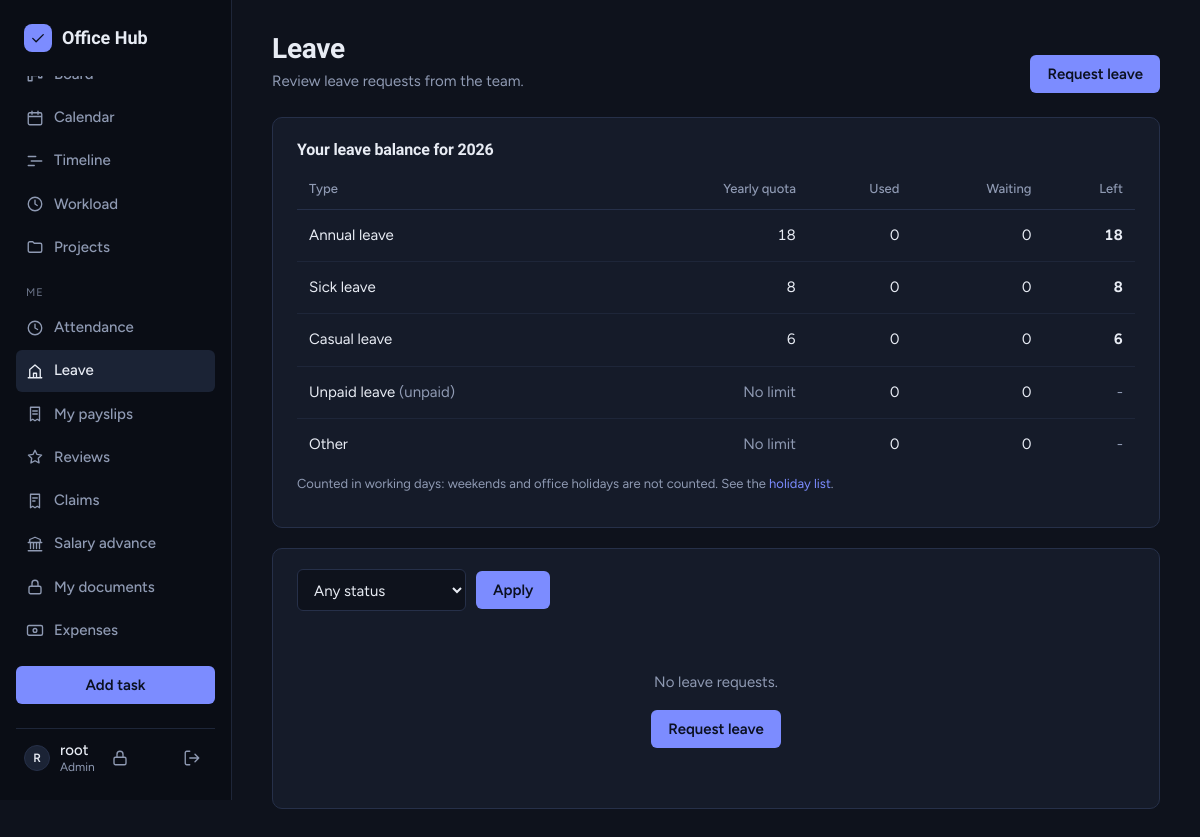
The app's page /leave/ (signed in) with its own data.
### core/models.py (models this page shows, shortened)
class LeavePolicy(models.Model):
    kind = models.CharField(max_length=10, choices=LeaveRequest.KIND_CHOICES, unique=True)
    days_per_year = models.PositiveSmallIntegerField(default=0, validators=[MaxValueValidator(366)])
    is_paid = models.BooleanField(default=True)
    class Meta:
        ordering = ['kind']

### core/views_office.py (the view)
# urls.py: path('leave/', views_office.leave_list, name='leave_list'),
@login_required
def leave_list(request):
    manager = is_manager(request.user)
    scope = LeaveRequest.objects.select_related('user', 'reviewed_by')
    if not manager:
        scope = scope.filter(user=request.user)
    status = request.GET.get('status')
    if status in dict(LeaveRequest.STATUS_CHOICES):
        scope = scope.filter(status=status)
    else:
        status = ''
    page_obj = Paginator(scope, LEAVE_PAGE_SIZE).get_page(request.GET.get('page'))
    page_leaves = list(page_obj.object_list)
    if page_leaves:
        holidays = holiday_set(min(l.start_date for l in page_leaves), max(l.end_date for l in page_leaves))
    for leave in page_leaves:
        leave.work_days = working_days(leave.start_date, leave.end_date, holidays)
        leave.can_cancel = leave.user_id == request.user.id and leave.status == 'pending'
        leave.can_review = manager and (leave.user_id != request.user.id or request.user.is_superuser)
    today = timezone.localdate()
    balance = leave_balance(request.user, today.year)
    away = (
        LeaveRequest.objects.filter(
            status='approved', end_date__gte=today,
            start_date__lte=today + datetime.timedelta(days=AWAY_WINDOW_DAYS),
        ).select_related('user').order_by('start_date', 'id')[:30]
    )
    query = request.GET.copy()
    query.pop('page', None)
    return render(request, 'core/leave.html', {
        'leaves': page_leaves,
        'balance': balance,
        'year': today.year,
        'page_obj': page_obj,
        'querystring': query.urlencode(),
        'manager': manager,
        'away': away,
        'away_days': AWAY_WINDOW_DAYS,
        'status_choices': LeaveRequest.STATUS_CHOICES,
        'current_status': status,
        'next_url': request.get_full_path(),
        'today': today,
    })

### core/context_processors.py (called while the page is built)
def app_context(request):
    user = getattr(request, 'user', None)
    if user is None or not user.is_authenticated:
        return {}
    return {
        'unread_notifications_count': Notification.objects.filter(user=user, is_read=False).count(),
        'user_role': role_of(user),
        'user_is_manager': is_manager(user),
        'user_is_hr': is_hr(user),
        'currency': settings.CURRENCY_SYMBOL,
    }

### core/hr.py (called while the page is built)
def policies():
    result = dict(DEFAULT_POLICY)
    for row in LeavePolicy.objects.all():
        result[row.kind] = (row.days_per_year, row.is_paid)
    return result

def holiday_set(start, end):
    return set(Holiday.objects.filter(date__range=(start, end)).values_list('date', flat=True))

def year_bounds(year):
    return datetime.date(year, 1, 1), datetime.date(year, 12, 31)

### core/permissions.py (called while the page is built)
def role_of(user):
    if not getattr(user, 'is_authenticated', False):
        return None
    if user.is_superuser:
        return 'admin'
    profile = getattr(user, 'profile', None)
    return profile.role if profile else 'member'

def is_manager(user):
    return role_of(user) in ('admin', 'manager')

def is_hr(user):
    return role_of(user) in ('admin', 'hr')

### core/templates/core/leave.html (shortened to what this page needs)
{% extends 'core/base.html' %}
{% block content %}
<div class="page-head">
    <div>
        <h1>Leave</h1>
        <p class="page-sub">{% if manager %}Review leave requests from the team.{% else %}Your leave requests. A manager approves or rejects each one.{% endif %}</p>
    </div>
    <div class="head-actions">
        <a href="{% url 'leave_add' %}" class="btn btn-primary">Request leave</a>
    </div>
</div>
<section class="card" aria-labelledby="balance-title">
    <h2 class="card-title" id="balance-title">Your leave balance for {{ year }}</h2>
    <div class="table-wrap">
        <table class="data">
            <thead><tr><th scope="col">Type</th><th scope="col" class="num">Yearly quota</th><th scope="col" class="num">Used</th><th scope="col" class="num">Waiting</th><th scope="col" class="num">Left</th></tr></thead>
            <tbody>
                {% for b in balance %}
                <tr>
                    <td>{{ b.label }}{% if not b.paid %} <span class="muted">(unpaid)</span>{% endif %}</td>
                    <td class="num">{% if b.quota %}{{ b.quota }}{% else %}<span class="muted">No limit</span>{% endif %}</td>
                    <td class="num">{{ b.used }}</td>
                    <td class="num">{{ b.pending }}</td>
                    <td class="num">{% if b.quota %}<strong class="{% if b.remaining <= 0 %}overdue{% endif %}">{{ b.remaining }}</strong>{% else %}<span class="muted">-</span>{% endif %}</td>
                </tr>
                {% endfor %}
            </tbody>
        </table>
    </div>
    <p class="help">Counted in working days: weekends and office holidays are not counted. See the <a href="{% url 'holiday_list' %}">holiday list</a>.</p>
</section>
<section class="card">
    <form method="GET" class="filter-bar" role="search">
        <select name="status" class="form-control" aria-label="Status">
            <option value="">Any status</option>
        </select>
        <button type="submit" class="btn btn-primary">Apply</button>
    </form>
    {% if leaves %}
    <div class="table-wrap">
        <table class="data">
            <thead>
                <tr>
                    <th scope="col">Person</th>
                    <th scope="col">Type</th>
                    <th scope="col">Dates</th>
                    <th scope="col" class="num">Working days</th>
                    <th scope="col">Status</th>
                    <th scope="col"><span class="sr-only">Actions</span></th>
                </tr>
            </thead>
            <tbody>
                {% for leave in leaves %}
                <tr>
                    <td>{{ leave.user.username }}</td>
                    <td>
                        {{ leave.get_kind_display }}
                        {% if leave.reason %}<div class="task-meta"><span class="muted">{{ leave.reason }}</span></div>{% endif %}
                        {% if leave.review_note %}<div class="task-meta"><span class="overdue">{{ leave.review_note }}</span></div>{% endif %}
                    </td>
                    <td class="nowrap">{{ leave.start_date|date:"d M Y" }}{% if leave.end_date != leave.start_date %} to {{ leave.end_date|date:"d M Y" }}{% endif %}</td>
                    <td class="num">{{ leave.work_days }}</td>
                    <td><span class="pill"><span class="dot {% if leave.status == 'approved' %}c-completed{% elif leave.status == 'pending' %}c-pending{% else %}p-high{% endif %}"></span>{{ leave.get_status_display }}</span></td>
                    <td class="row-actions">
                        {% if leave.can_review %}
                            {% if leave.status != 'approved' %}
                            <form method="POST" action="{% url 'leave_approve' leave.pk %}" class="inline">{% csrf_token %}<input type="hidden" name="next" value="{{ next_url }}"><button type="submit" class="btn btn-ghost btn-sm">Approve</button></form>
                            {% endif %}
                            {% if leave.status != 'rejected' %}
                            <form method="POST" action="{% url 'leave_reject' leave.pk %}" class="inline" onsubmit="var n = prompt('Reason for rejecting (optional)'); if (n === null) { return false; } this.note.value = n;">{% csrf_token %}<input type="hidden" name="next" value="{{ next_url }}"><input type="hidden" name="note" value=""><button type="submit" class="btn btn-ghost btn-sm">Reject</button></form>
                            {% endif %}
                        {% endif %}
                        {% if leave.can_cancel %}
                        <form method="POST" action="{% url 'leave_cancel' leave.pk %}" class="inline" onsubmit="return confirm('Cancel this request?');">{% csrf_token %}<button type="submit" class="link-btn">Cancel</button></form>
                        {% endif %}
                    </td>
                </tr>
                {% endfor %}
            </tbody>
        </table>
    </div>
    {% if page_obj.paginator.num_pages > 1 %}
    <nav class="pager" aria-label="Pages">
        {% if page_obj.has_previous %}<a class="btn btn-ghost btn-sm" href="?{% if querystring %}{{ querystring }}&amp;{% endif %}page={{ page_obj.previous_page_number }}">Previous</a>{% endif %}
        <span class="muted">Page {{ page_obj.number }} of {{ page_obj.paginator.num_pages }}</span>
        {% if page_obj.has_next %}<a class="btn btn-ghost btn-sm" href="?{% if querystring %}{{ querystring }}&amp;{% endif %}page={{ page_obj.next_page_number }}">Next</a>{% endif %}
    </nav>
    {% endif %}
    {% else %}
    <div class="empty">
        <p>No leave requests{% if current_status %} with this status{% endif %}.</p>
        <a href="{% url 'leave_add' %}" class="btn btn-primary">Request leave</a>
    </div>
    {% endif %}
</section>
{% endblock %}

### core/templates/core/base.html (shortened to what this page needs)
{% load static %}<!DOCTYPE html>
<html lang="en">
<head>
    <link href="{% static 'core/css/theme.css' %}" rel="stylesheet">
</head>
<body>
{% with url_name=request.resolver_match.url_name %}
<div class="shell">
    <aside class="sidebar">
        <a class="brand" href="{% url 'dashboard' %}">
            <span class="brand-mark" aria-hidden="true">
                <svg class="icon" viewBox="0 0 24 24"><path d="M5 12.5l4.5 4.5L19 7.5"/></svg>
            </span>
            Office Hub
        </a>
        <nav class="nav" aria-label="Main">
            <a href="{% url 'board' %}" {% if url_name in "board" %}aria-current="page"{% endif %}>
                <svg class="icon" viewBox="0 0 24 24" aria-hidden="true"><path d="M3 3h5v18H3zM10 3h5v11h-5zM17 3h4v14h-4z"/></svg>
                Board
            </a>
            <a href="{% url 'task_calendar' %}" {% if url_name in "task_calendar" %}aria-current="page"{% endif %}>
                <svg class="icon" viewBox="0 0 24 24" aria-hidden="true"><path d="M3 7a2 2 0 0 1 2-2h14a2 2 0 0 1 2 2v12a2 2 0 0 1-2 2H5a2 2 0 0 1-2-2zM3 10h18M8 3v4M16 3v4"/></svg>
                Calendar
            </a>
            <a href="{% url 'timeline' %}" {% if url_name in "timeline" %}aria-current="page"{% endif %}>
                <svg class="icon" viewBox="0 0 24 24" aria-hidden="true"><path d="M3 6h10M7 12h14M3 18h8"/></svg>
                Timeline
            </a>
            <a href="{% url 'workload' %}" {% if url_name in "workload" %}aria-current="page"{% endif %}>
                <svg class="icon" viewBox="0 0 24 24" aria-hidden="true"><path d="M12 3a9 9 0 1 0 0 18 9 9 0 0 0 0-18zM12 7v5l3 2"/></svg>
                Workload
            </a>
            <a href="{% url 'project_list' %}" {% if url_name in "project_list project_add project_edit project_delete label_list" %}aria-current="page"{% endif %}>
                <svg class="icon" viewBox="0 0 24 24" aria-hidden="true"><path d="M3 7a2 2 0 0 1 2-2h4l2 2h8a2 2 0 0 1 2 2v8a2 2 0 0 1-2 2H5a2 2 0 0 1-2-2z"/></svg>
                Projects
            </a>
            <div class="nav-section">Me</div>
            <a href="{% url 'attendance_me' %}" {% if url_name in "attendance_me attendance_team attendance_person attendance_edit request_list request_add" %}aria-current="page"{% endif %}>
                <svg class="icon" viewBox="0 0 24 24" aria-hidden="true"><path d="M12 3a9 9 0 1 0 0 18 9 9 0 0 0 0-18zM12 7v5l3.5 2"/></svg>
                Attendance
            </a>
            <a href="{% url 'leave_list' %}" {% if url_name in "leave_list leave_add" %}aria-current="page"{% endif %}>
                <svg class="icon" viewBox="0 0 24 24" aria-hidden="true"><path d="M3 21h18M5 21V10l7-6 7 6v11M10 21v-6h4v6"/></svg>
                Leave
            </a>
            <a href="{% url 'my_payslips' %}" {% if url_name in "my_payslips payslip_detail" %}aria-current="page"{% endif %}>
                <svg class="icon" viewBox="0 0 24 24" aria-hidden="true"><path d="M6 3h12v18l-3-2-3 2-3-2-3 2zM9 8h6M9 12h6"/></svg>
                My payslips
            </a>
            <a href="{% url 'review_home' %}" {% if url_name in "review_home review_detail cycle_add cycle_detail" %}aria-current="page"{% endif %}>
                <svg class="icon" viewBox="0 0 24 24" aria-hidden="true"><path d="M12 3l2.7 5.6 6.1.9-4.4 4.3 1 6.1L12 17l-5.4 2.9 1-6.1L3.2 9.5l6.1-.9z"/></svg>
                Reviews
            </a>
            <a href="{% url 'claim_list' %}" {% if url_name in "claim_list claim_add" %}aria-current="page"{% endif %}>
                <svg class="icon" viewBox="0 0 24 24" aria-hidden="true"><path d="M6 3h12v18l-3-2-3 2-3-2-3 2zM9 8h6M9 12h3"/></svg>
                Claims
            </a>
            <a href="{% url 'advance_list' %}" {% if url_name in "advance_list advance_add" %}aria-current="page"{% endif %}>
                <svg class="icon" viewBox="0 0 24 24" aria-hidden="true"><path d="M3 10h18M5 10V6l7-3 7 3v4M6 10v8M10 10v8M14 10v8M18 10v8M3 21h18"/></svg>
                Salary advance
            </a>
            <a href="{% url 'vault_me' %}" {% if url_name in "vault_me vault_add" %}aria-current="page"{% endif %}>
                <svg class="icon" viewBox="0 0 24 24" aria-hidden="true"><rect x="4" y="11" width="16" height="10" rx="2"/><path d="M8 11V7a4 4 0 0 1 8 0v4"/></svg>
                My documents
            </a>
            <a href="{% url 'expense_list' %}" {% if url_name in "expense_list expense_add" %}aria-current="page"{% endif %}>
                <svg class="icon" viewBox="0 0 24 24" aria-hidden="true"><path d="M2 8a2 2 0 0 1 2-2h16a2 2 0 0 1 2 2v9a2 2 0 0 1-2 2H4a2 2 0 0 1-2-2zM12 10a2.5 2.5 0 1 0 0 5 2.5 2.5 0 0 0 0-5z"/></svg>
                Expenses
            </a>
        </nav>
        <a href="{% url 'add_task' %}" class="btn btn-primary btn-block side-add">Add task</a>
        <div class="sidebar-foot">
            <span class="avatar" aria-hidden="true">{{ request.user.username|slice:":1" }}</span>
            <span class="user-meta">
                <span class="user-name">{{ request.user.username }}</span>
                <span class="user-role">{{ user_role|default:"member" }}</span>
            </span>
            <a href="{% url 'password_change' %}" class="btn-icon" title="Change password" aria-label="Change password">
                <svg class="icon" viewBox="0 0 24 24" aria-hidden="true"><rect x="4" y="11" width="16" height="10" rx="2"/><path d="M8 11V7a4 4 0 0 1 8 0v4"/></svg>
            </a>
            <form method="POST" action="{% url 'logout' %}">
                <button type="submit" class="btn-icon" title="Log out" aria-label="Log out">
                    <svg class="icon" viewBox="0 0 24 24" aria-hidden="true"><path d="M9 21H5a2 2 0 0 1-2-2V5a2 2 0 0 1 2-2h4M16 17l5-5-5-5M21 12H9"/></svg>
                </button>
            </form>
        </div>
    </aside>
    <main class="main">
        {% block content %}{% endblock %}
    </main>
</div>
{% endwith %}
</body>
</html>

### records on screen
LeavePolicy: label "Other", shows "No limit", used "0", pending "0"

### other values on screen
{{ request.user.username|slice:":1" }} "R"
{{ request.user.username }} "root"
{{ user_role|default:"member" }} "Admin"
{{ year }} "2026"
{{ b.label }} "Annual leave" "Sick leave" "Casual leave" "Unpaid leave"
{{ b.quota }} "18" "8" "6"
{{ b.used }} "0" "0" "0" "0"
{{ b.pending }} "0" "0" "0" "0"
{{ b.remaining }} "18" "8" "6"
